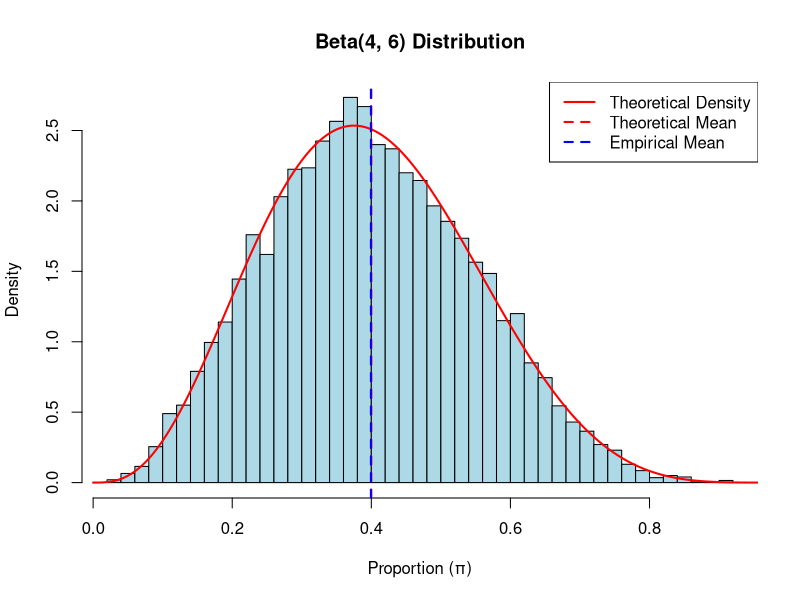

Generate this figure with R:
# EXERCISE 2: Comparing Beta Distribution Summary Statistics
# Set seed for reproducibility
set.seed(123)

print("EXERCISE 2: Comparing Summary Statistics for Beta(4, 6)")
print(paste(rep("=", 50), collapse = ""))

alpha <- 4
beta <- 6

# Method (a): Direct calculation from known expressions
mean_theoretical <- alpha / (alpha + beta)
var_theoretical <- (alpha * beta) / ((alpha + beta)^2 * (alpha + beta + 1))

print("Method (a) - Theoretical calculations:")
print(paste0("  Mean = ", round(mean_theoretical, 6)))
print(paste0("  Variance = ", round(var_theoretical, 6)))

# Method (b): Empirical calculation from samples
samples_beta_4_6 <- rbeta(10000, alpha, beta)
mean_empirical <- mean(samples_beta_4_6)
var_empirical <- var(samples_beta_4_6)

print("\nMethod (b) - Empirical calculations from 10,000 samples:")
print(paste0("  Mean = ", round(mean_empirical, 6)))
print(paste0("  Variance = ", round(var_empirical, 6)))

# Comparison
print("\nComparison:")
print(paste0("  Mean difference: ", round(abs(mean_theoretical - mean_empirical), 6)))
print(paste0("  Variance difference: ", round(abs(var_theoretical - var_empirical), 6)))
print("\nConclusion: Large sample approximation closely matches theoretical values,")
print("confirming that random sampling provides accurate estimates of distribution properties.")

# Optional: Visualize the distribution
par(mfrow = c(1, 1))
hist(samples_beta_4_6, breaks = 50, freq = FALSE, 
     main = "Beta(4, 6) Distribution", 
     xlab = "Proportion (π)", 
     ylab = "Density",
     col = "lightblue")

# Add theoretical density curve
x_seq <- seq(0, 1, 0.001)
lines(x_seq, dbeta(x_seq, alpha, beta), col = "red", lwd = 2)

# Add vertical lines for mean
abline(v = mean_theoretical, col = "red", lty = 2, lwd = 2)
abline(v = mean_empirical, col = "blue", lty = 2, lwd = 2)

legend("topright", 
       c("Theoretical Density", "Theoretical Mean", "Empirical Mean"), 
       col = c("red", "red", "blue"), 
       lty = c(1, 2, 2), 
       lwd = c(2, 2, 2))